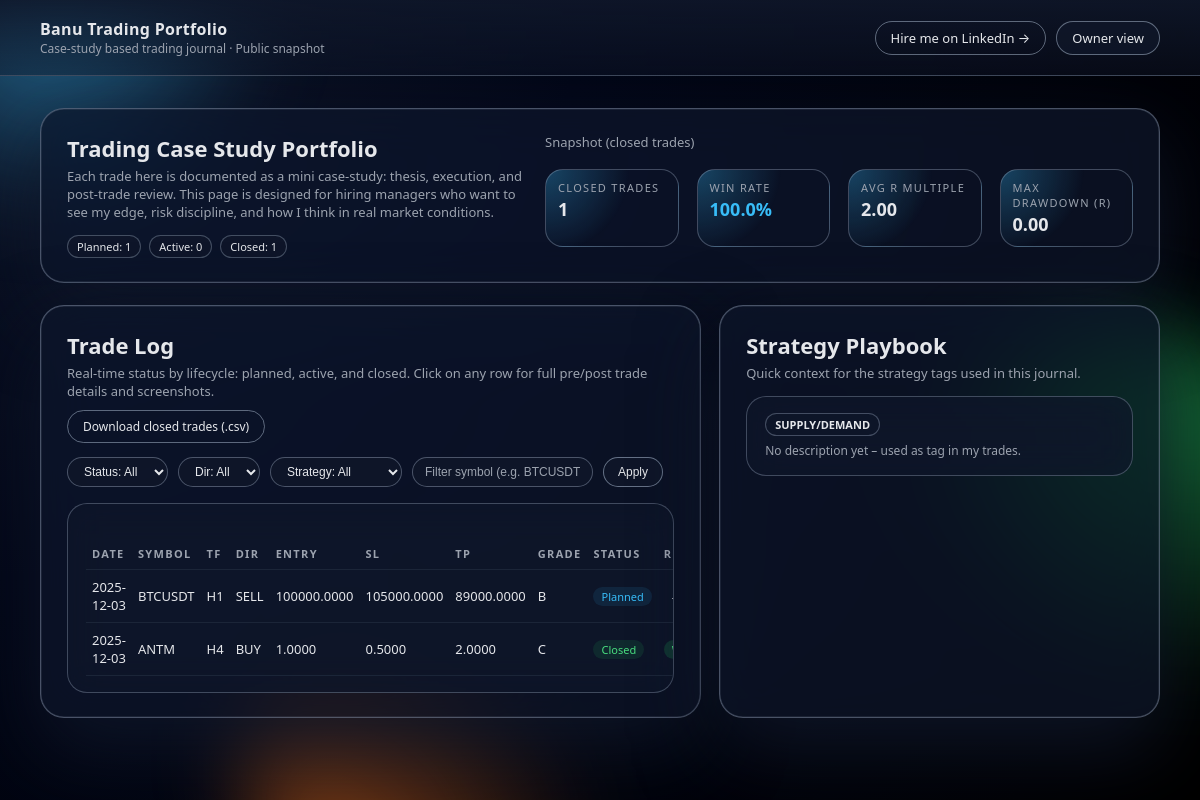
The page /public on the database its author committed.
### tables this page shows
CREATE TABLE trades (
            id INTEGER PRIMARY KEY AUTOINCREMENT,
            trade_date TEXT,
            symbol TEXT,
            timeframe TEXT,
            direction TEXT,
            entry_price REAL,
            stop_loss REAL,
            take_profit REAL,
            result TEXT,
            grade TEXT,
            strategy_tag TEXT,
            market_condition TEXT,
            risk_percent REAL,
            rr_ratio REAL,
            realized_r REAL,
            status TEXT,
            followed_plan INTEGER,
            no_revenge INTEGER,
            no_fomo INTEGER,
            respected_rr INTEGER,
            featured INTEGER,
            notes_public TEXT,
            notes_private TEXT,
            screenshot_before_filename TEXT,
            screenshot_after_filename TEXT,
            created_at TEXT
        );

### app.py (the view)
@app.route("/public")
def public_view():
    trades = _load_trades_for_dashboard()
    stats = _build_dashboard_stats(trades)
    unique_strategies = _get_unique_strategies(trades)
    status = request.args.get("status", "ALL")
    direction = request.args.get("direction", "ALL")
    strategy = request.args.get("strategy", "ALL")
    symbol_query = request.args.get("symbol", "").strip()
    filtered = _filter_trades(trades, status, direction, strategy, symbol_query)
    filtered_desc = list(reversed(filtered))
    planned_count = len([t for t in trades if (t["status"] or "").upper() == "PLANNED"])
    active_count = len([t for t in trades if (t["status"] or "").upper() == "ACTIVE"])
    closed_count = len([t for t in trades if (t["status"] or "").upper() == "CLOSED"])
    featured = [t for t in trades if t["featured"] == 1]
    featured = list(reversed(featured))[-3:] if featured else []
    used_strategies = sorted({
        (t["strategy_tag"] or "").upper()
        for t in trades
        if (t["strategy_tag"] or "").strip()
    })
    playbook = []
    for tag in used_strategies:
        desc = STRATEGY_INFO.get(tag, "No description yet – used as tag in my trades.")
        playbook.append({"tag": tag, "description": desc})
    return render_template(
        "public_index.html",
        trades=filtered_desc,
        featured=featured,
        stats=stats,
        unique_strategies=unique_strategies,
        playbook=playbook,
        filter_status=status,
        filter_direction=direction,
        filter_strategy=strategy,
        filter_symbol=symbol_query,
        planned_count=planned_count,
        active_count=active_count,
        closed_count=closed_count,
        is_public=True,
        is_admin=is_admin(),
    )

### app.py (called while the page is built)
def get_db():
    conn = sqlite3.connect(DB_PATH)
    conn.row_factory = sqlite3.Row
    return conn

def is_admin():
    return bool(session.get("is_admin"))

def _load_trades_for_dashboard():
    conn = get_db()
    trades = conn.execute(
        "SELECT * FROM trades ORDER BY datetime(trade_date) ASC, id ASC"
    ).fetchall()
    conn.close()
    return trades

def _get_unique_strategies(trades):
    return sorted(
        {
            (t["strategy_tag"] or "").strip()
            for t in trades
            if (t["strategy_tag"] or "").strip()
        }
    )

def _filter_trades(trades, status=None, direction=None, strategy=None, symbol_query=None):
    result = trades
    if status and status != "ALL":
        result = [t for t in result if (t["status"] or "").upper() == status.upper()]
    if direction and direction != "ALL":
        result = [t for t in result if (t["direction"] or "").upper() == direction.upper()]
    if strategy and strategy != "ALL":
        result = [t for t in result if (t["strategy_tag"] or "").upper() == strategy.upper()]
    if symbol_query:
        q = symbol_query.lower()
        result = [t for t in result if q in (t["symbol"] or "").lower()]
    return result

### templates/public_index.html (shortened to what this page needs)
{% extends "base.html" %}
{% block content %}
<div class="glass-card" style="margin-bottom: 20px;">
    <div style="display:flex;justify-content:space-between;gap:18px;flex-wrap:wrap;">
        <div style="max-width:460px;">
            <div class="section-heading">Trading Case Study Portfolio</div>
            <p class="section-sub">
                Each trade here is documented as a mini case-study:
                thesis, execution, and post-trade review. This page is designed for
                hiring managers who want to see my edge, risk discipline, and how I think in real market conditions.
            </p>
            <div style="margin-top:14px;display:flex;gap:8px;flex-wrap:wrap;">
                <span class="tag-pill">Planned: {{ planned_count }}</span>
                <span class="tag-pill">Active: {{ active_count }}</span>
                <span class="tag-pill">Closed: {{ closed_count }}</span>
            </div>
        </div>
        <div style="flex:1;min-width:260px;">
            <div class="section-sub" style="margin-bottom:6px;">Snapshot (closed trades)</div>
            <div class="stats-grid">
                <div class="stat-pill">
                    <div class="stat-label">Closed trades</div>
                    <div class="stat-value">{{ stats.total }}</div>
                </div>
                <div class="stat-pill">
                    <div class="stat-label">Win rate</div>
                    <div class="stat-value stat-value-accent">{{ "%.1f"|format(stats.win_rate) }}%</div>
                </div>
                <div class="stat-pill">
                    <div class="stat-label">Avg R multiple</div>
                    <div class="stat-value">{{ "%.2f"|format(stats.avg_realized_r) }}</div>
                </div>
                <div class="stat-pill">
                    <div class="stat-label">Max drawdown (R)</div>
                    <div class="stat-value">{{ "%.2f"|format(stats.max_drawdown) }}</div>
                </div>
            </div>
        </div>
    </div>
</div>
<div class="two-column">
    <div class="glass-card">
        <div style="display:flex;justify-content:space-between;align-items:flex-end;gap:10px;flex-wrap:wrap;">
            <div>
                <div class="section-heading">Trade Log</div>
                <p class="section-sub">
                    Real-time status by lifecycle: planned, active, and closed.
                    Click on any row for full pre/post trade details and screenshots.
                </p>
            </div>
            <div>
                <a href="{{ url_for('export_closed_csv') }}" class="btn-outline" style="font-size:12px;">
                    Download closed trades (.csv)
                </a>
            </div>
        </div>
        <form method="get" class="filters-row" style="margin-top:14px;">
            <select name="status" class="filter-select">
                <option value="ALL" {% if filter_status == 'ALL' %}selected{% endif %}>Status: All</option>
            </select>
            <select name="direction" class="filter-select">
                <option value="ALL" {% if filter_direction == 'ALL' %}selected{% endif %}>Dir: All</option>
            </select>
            <select name="strategy" class="filter-select">
                <option value="ALL" {% if filter_strategy == 'ALL' %}selected{% endif %}>Strategy: All</option>
            </select>
            <input type="text"
                   name="symbol"
                   value="{{ filter_symbol }}"
                   class="filter-input"
                   placeholder="Filter symbol (e.g. BTCUSDT)">
            <button type="submit" class="filter-btn">Apply</button>
        </form>
        <div class="glass-card-soft" style="margin-top:16px;overflow-x:auto;">
            <table>
                <thead>
                <tr>
                    <th>Date</th>
                    <th>Symbol</th>
                    <th>TF</th>
                    <th>Dir</th>
                    <th>Entry</th>
                    <th>SL</th>
                    <th>TP</th>
                    <th>Grade</th>
                    <th>Status</th>
                    <th>Result</th>
                </tr>
                </thead>
                <tbody>
                {% for t in trades %}
                    <tr onclick="window.location='{{ url_for('trade_detail', trade_id=t.id) }}'"
                        style="cursor:pointer;">
                        <td>{{ t.trade_date or '-' }}</td>
                        <td>{{ t.symbol or '-' }}</td>
                        <td>{{ t.timeframe or '-' }}</td>
                        <td>{{ (t.direction or '')|upper }}</td>
                        <td>{{ "%.4f"|format(t.entry_price) if t.entry_price is not none else '-' }}</td>
                        <td>{{ "%.4f"|format(t.stop_loss) if t.stop_loss is not none else '-' }}</td>
                        <td>{{ "%.4f"|format(t.take_profit) if t.take_profit is not none else '-' }}</td>
                        <td>{{ t.grade or '-' }}</td>
                        <td>
                            {% set st = (t.status or '')|upper %}
                            {% if st == 'PLANNED' %}
                                <span class="badge-status badge-planned">Planned</span>
                            {% elif st == 'ACTIVE' %}
                                <span class="badge-status badge-active">Active</span>
                            {% elif st == 'CLOSED' %}
                                <span class="badge-status badge-closed">Closed</span>
                            {% else %}
                                <span class="badge-status">{{ st or '-' }}</span>
                            {% endif %}
                        </td>
                        <td>
                            {% set res = (t.result or '')|upper %}
                            {% if res == 'WIN' %}
                                <span class="badge-status badge-win">Win</span>
                            {% elif res == 'LOSE' %}
                                <span class="badge-status badge-loss">Loss</span>
                            {% else %}
                                <span class="badge-status">{{ res or '-' }}</span>
                            {% endif %}
                        </td>
                    </tr>
                {% else %}
                    <tr>
                        <td colspan="12" style="text-align:center;color:var(--text-muted);padding:14px 0;">
                            No trades yet – once I log trades, they will appear here in real time.
                        </td>
                    </tr>
                {% endfor %}
                </tbody>
            </table>
        </div>
    </div>
    <div class="glass-card">
        <div class="section-heading">Strategy Playbook</div>
        <p class="section-sub">
            Quick context for the strategy tags used in this journal.
        </p>
        <div class="playbook-list" style="margin-top:14px;">
            {% for s in playbook %}
                <div class="glass-card-soft">
                    <div class="playbook-item-title">
                        <span class="tag-pill">{{ s.tag }}</span>
                    </div>
                    <div style="margin-top:6px;color:var(--text-muted);">
                        {{ s.description }}
                    </div>
                </div>
            {% else %}
                <p class="section-sub">Strategy tags will appear automatically once trades are logged.</p>
            {% endfor %}
        </div>
    </div>
</div>
{% endblock %}

### templates/base.html (style rules this page uses)
:root { --bg-main: #020617; --bg-glass: rgba(15, 23, 42, 0.72); --bg-glass-soft: rgba(15, 23, 42, 0.55); --border-glass: rgba(148, 163, 184, 0.45); --accent: #38bdf8; --accent-soft: rgba(56, 189, 248, 0.3); --text-main: #e5e7eb; --text-muted: #9ca3af; }
* { box-sizing: border-box; margin: 0; padding: 0; }
body { min-height: 100vh; font-family: system-ui, -apple-system, BlinkMacSystemFont, "SF Pro Text", sans-serif; color: var(--text-main); background: radial-gradient(circle at 0% 0%, #0f172a 0, #020617 40%, #000 100%); }
a { color: var(--accent); text-decoration: none; }
.btn, .btn-outline { border-radius: 999px; padding: 7px 15px; font-size: 13px; border: 1px solid rgba(148, 163, 184, 0.6); background: rgba(15, 23, 42, 0.8); color: var(--text-main); display: inline-flex; align-items: center; gap: 6px; cursor: pointer; }
.btn-outline { background: transparent; }
.glass-card { background: var(--bg-glass); border-radius: 24px; border: 1px solid var(--border-glass); box-shadow: 0 32px 80px rgba(15, 23, 42, 0.85), inset 0 0 0 0.5px rgba(148, 163, 184, 0.25); padding: 24px 26px; backdrop-filter: blur(24px) saturate(150%); }
.glass-card-soft { background: var(--bg-glass-soft); border-radius: 20px; border: 1px solid rgba(148, 163, 184, 0.38); padding: 16px 18px; backdrop-filter: blur(18px); }
.section-heading { font-size: 22px; font-weight: 600; margin-bottom: 4px; }
.section-sub { font-size: 13px; color: var(--text-muted); }
.stats-grid { display: grid; grid-template-columns: repeat(4, minmax(0, 1fr)); gap: 18px; margin-top: 18px; }
.stat-pill { background: radial-gradient(circle at 0 0, var(--accent-soft), transparent 55%); border-radius: 18px; padding: 10px 12px; border: 1px solid rgba(148, 163, 184, 0.4); }
.stat-label { font-size: 11px; text-transform: uppercase; letter-spacing: 0.12em; color: var(--text-muted); margin-bottom: 2px; }
.stat-value { font-size: 18px; font-weight: 600; }
.stat-value-accent { color: #38bdf8; }
table { width: 100%; border-collapse: collapse; margin-top: 18px; font-size: 13px; }
thead { color: var(--text-muted); font-size: 11px; text-transform: uppercase; letter-spacing: 0.12em; }
th, td { padding: 8px 6px; text-align: left; border-bottom: 1px solid rgba(30, 41, 59, 0.9); }
.tag-pill { display: inline-flex; align-items: center; padding: 3px 9px; border-radius: 999px; font-size: 11px; border: 1px solid rgba(148, 163, 184, 0.4); background: rgba(15, 23, 42, 0.9); }
.badge-status { border-radius: 999px; padding: 2px 8px; font-size: 11px; }
.badge-planned { background: rgba(56, 189, 248, 0.1); color: #38bdf8; }
.badge-closed { background: rgba(34, 197, 94, 0.12); color: #4ade80; }
.badge-win { background: rgba(34, 197, 94, 0.18); color: #4ade80; }
.filters-row { display: flex; gap: 10px; flex-wrap: wrap; margin-top: 12px; }
.filter-input, .filter-select { border-radius: 999px; border: 1px solid rgba(148, 163, 184, 0.45); background: rgba(15, 23, 42, 0.8); color: var(--text-main); padding: 6px 12px; font-size: 12px; }
.filter-input::placeholder { color: var(--text-muted); }
.filter-btn { border-radius: 999px; padding: 6px 14px; font-size: 12px; border: 1px solid rgba(148, 163, 184, 0.65); background: rgba(15, 23, 42, 0.9); color: var(--text-main); cursor: pointer; }
.two-column { display: grid; grid-template-columns: minmax(0, 3fr) minmax(0, 2fr); gap: 18px; margin-top: 22px; }
.playbook-list { display: flex; flex-direction: column; gap: 10px; font-size: 12px; }
.playbook-item-title { font-size: 12px; font-weight: 600; }

### rows shown on the page
trades: trade_date "2025-12-03", symbol "BTCUSDT", timeframe "H1", direction "SELL", entry_price "100000.0000", stop_loss "105000.0000", take_profit "89000.0000", grade "B", shows "Planned", res "-"
trades: trade_date "2025-12-03", symbol "ANTM", timeframe "H4", direction "BUY", entry_price "1.0000", stop_loss "0.5000", take_profit "2.0000", grade "C", shows "Closed"

### other values the page prints
{{ planned_count }} "1"
{{ active_count }} "0"
{{ closed_count }} "1"
{{ stats.total }} "1"
{{ "%.1f"|format(stats.win_rate) }} "100.0"
{{ "%.2f"|format(stats.avg_realized_r) }} "2.00"
{{ "%.2f"|format(stats.max_drawdown) }} "0.00"
{{ s.tag }} "SUPPLY/DEMAND"
{{ s.description }} "No description yet – used as tag in my trades."
